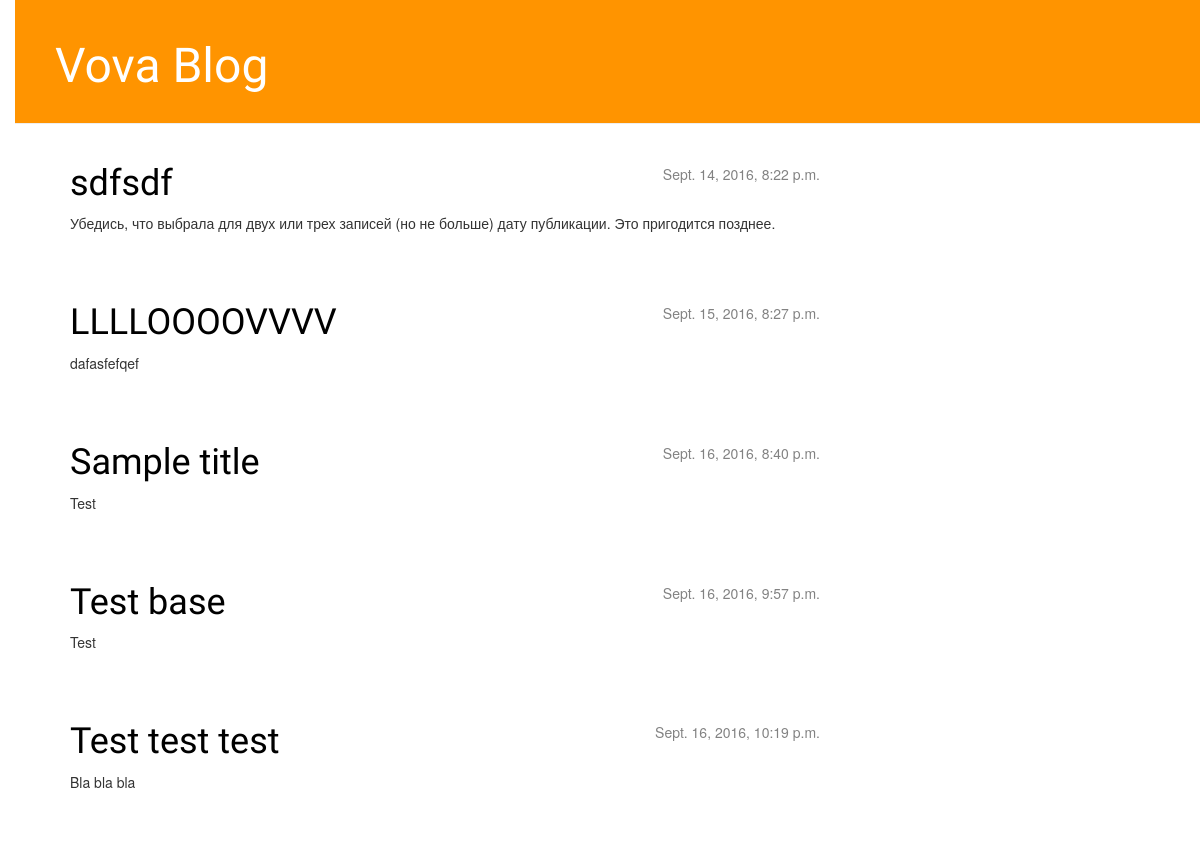
The app's page /, older data.
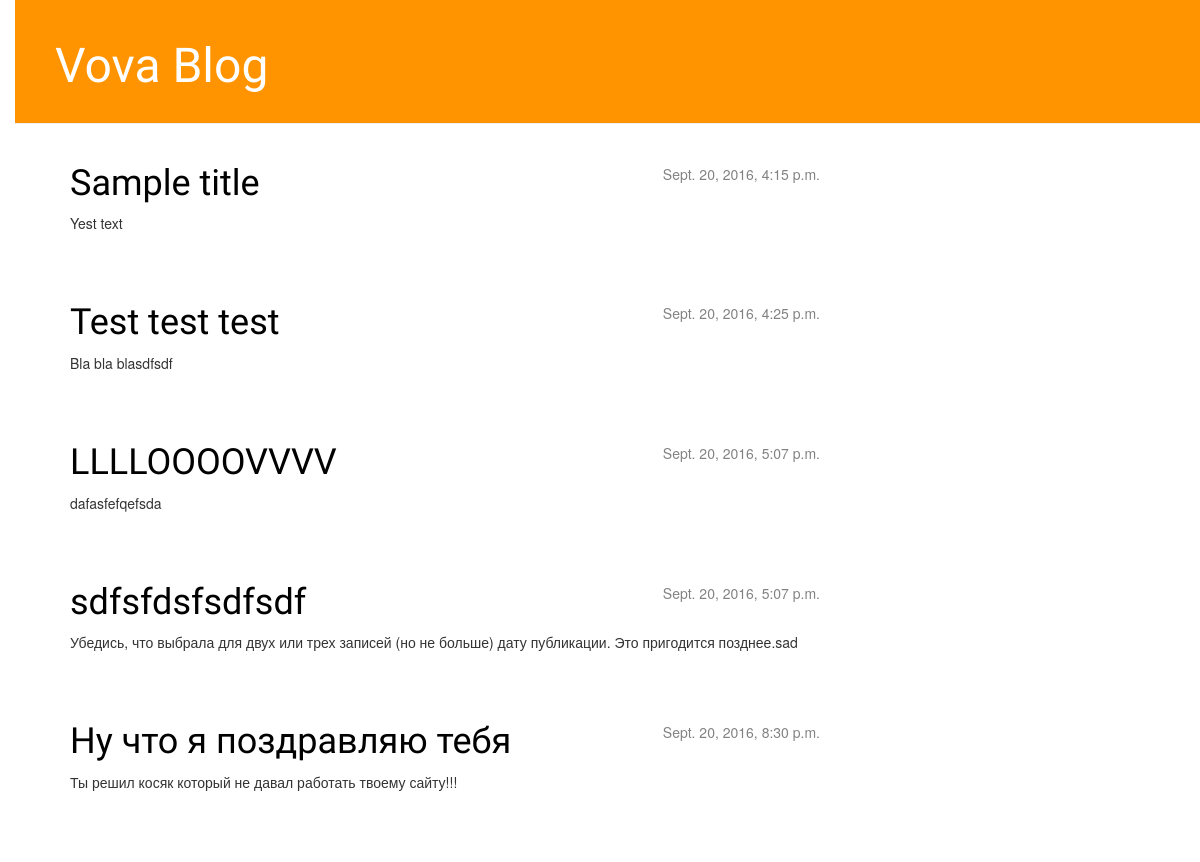
The same page, newer data.
### blog/models.py (models this page shows, shortened)
class Post(models.Model):
    author = models.ForeignKey('auth.User')
    title = models.CharField(max_length=200)
    text = models.TextField()
    created_date = models.DateTimeField(
            default=timezone.now)
    published_date = models.DateTimeField(
            blank=True, null=True)

### blog/views.py (the view)
# urls.py: url(r'^$', views.post_list, name='post_list'),
def post_list(request):
	posts = Post.objects.filter(published_date__lte=timezone.now()).order_by('published_date')
	return render(request, 'blog/post_list.html', {'posts': posts})

### blog/templates/blog/post_list.html
{% extends 'blog/base.html' %}
    {% block content %}
        {% for post in posts %}
            <div class="post">
                <div class="date">
        {{ post.published_date }}
            </div>
                <h1><a href="{% url 'post_detail' pk=post.pk %}">{{ post.title }}</a></h1>
                <p>{{ post.text|linebreaksbr }}</p>
            </div>
        {% endfor %}
    {% endblock content %}

### blog/templates/blog/base.html (shortened to what this page needs)
 {% load staticfiles %}
    <html>
        <head>
            <link rel="stylesheet" href="//maxcdn.bootstrapcdn.com/bootstrap/3.2.0/css/bootstrap.min.css">
            <link rel="stylesheet" href="//maxcdn.bootstrapcdn.com/bootstrap/3.2.0/css/bootstrap-theme.min.css">
            <link rel="stylesheet" href="{% static 'css/blog.css' %}">
        </head>
        <body>
            <div class="page-header">
                <h1><a href="/">Vova Blog</a></h1>
            </div>
            <div class="content container">
                <div class="row">
                    <div class="col-md-8">
                        {% block content %}
                        {% endblock %}
                    </div>
                </div>
            </div>
        </body>
    </html>

### blog/static/css/blog.css (style rules this page uses)
h1 a { color: #FCA205; font-family: 'Lobster'; }
body { padding-left: 15px; }
.page-header { background-color: #ff9400; margin-top: 0; padding: 20px 20px 20px 40px; }
.page-header h1, .page-header h1 a, .page-header h1 a:visited, .page-header h1 a:active { color: #ffffff; font-size: 36pt; text-decoration: none; }
.content { margin-left: 40px; }
h1, h2, h3, h4 { font-family: 'Lobster', cursive; }
.date { float: right; color: #828282; }
.post { margin-bottom: 70px; }
.post h1 a, .post h1 a:visited { color: #000000; }

Row changes from the older to the newer data that the page shows:
removed Post: published_date "Sept. 16, 2016, 9:57 p.m.", title "Test base", text "Test"
changed Post "Sample title": published_date "Sept. 16, 2016, 8:40 p.m." → "Sept. 20, 2016, 4:15 p.m."; text "Test" → "Yest text"
changed Post "Test test test": published_date "Sept. 16, 2016, 10:19 p.m." → "Sept. 20, 2016, 4:25 p.m."; text "Bla bla bla" → "Bla bla blasdfsdf"
changed Post "LLLLOOOOVVVV": published_date "Sept. 15, 2016, 8:27 p.m." → "Sept. 20, 2016, 5:07 p.m."; text "dafasfefqef" → "dafasfefqefsda"; moves down the list
changed Post: published_date "Sept. 14, 2016, 8:22 p.m." → "Sept. 20, 2016, 5:07 p.m."; title "sdfsdf" → "sdfsfdsfsdfsdf"; text "Убедись, что выбрала для двух или трех записей (но не больше) дату публикации. Это пригодится позднее." → "Убедись, что выбрала для двух или трех записей (но не больше) дату публикации. Это пригодится позднее.sad"; moves down the list
added Post: published_date "Sept. 20, 2016, 8:30 p.m.", title "Ну что я поздравляю тебя", text "Ты решил косяк который не давал работать твоему сайту!!!"
